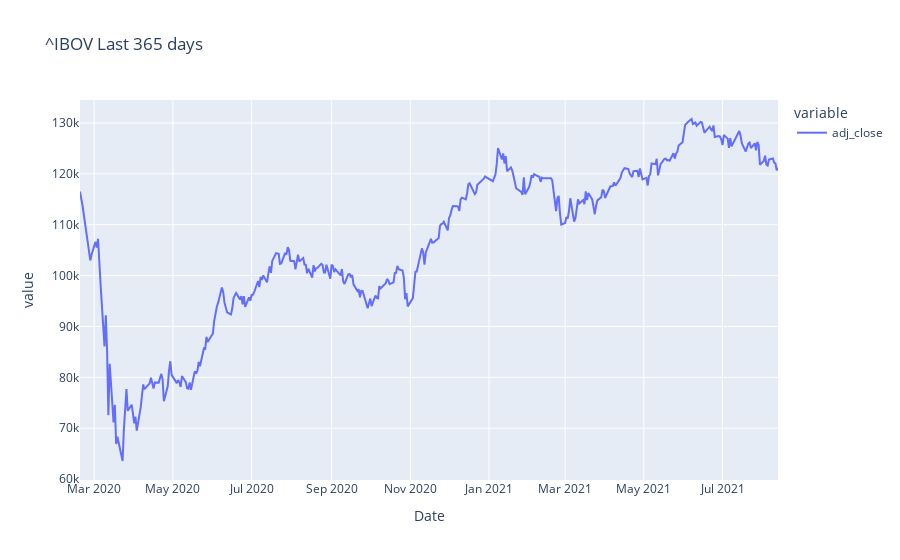

The notebook cell this image was saved under:
### Markdown cell above
P-value grather than 0.05 reject the stationarity of the series

### Code cell
px.line(data['adj_close'][-365:], title='^IBOV Last 365 days')

### Figure 1 — Plotly figure (JSON) as saved in the notebook; plotly's stock layout.template omitted (floating-point values rounded to 4 significant figures; data arrays with more than 128 entries replaced by an {"elided": "..."} marker saying what was removed)
{"data": [{"hovertemplate": "variable=adj_close<br>Date=%{x}<br>value=%{y}<extra></extra>", "legendgroup": "adj_close", "line": {"color": "#636efa", "dash": "solid"}, "mode": "lines", "name": "adj_close", "orientation": "v", "showlegend": true, "type": "scatter", "x": {"elided": "365 str values"}, "xaxis": "x", "y": {"elided": "365 int values"}, "yaxis": "y"}], "layout": {"legend": {"title": {"text": "variable"}, "tracegroupgap": 0}, "title": {"text": "^IBOV Last 365 days"}, "xaxis": {"anchor": "y", "domain": [0, 1], "title": {"text": "Date"}}, "yaxis": {"anchor": "x", "domain": [0, 1], "title": {"text": "value"}}}}
